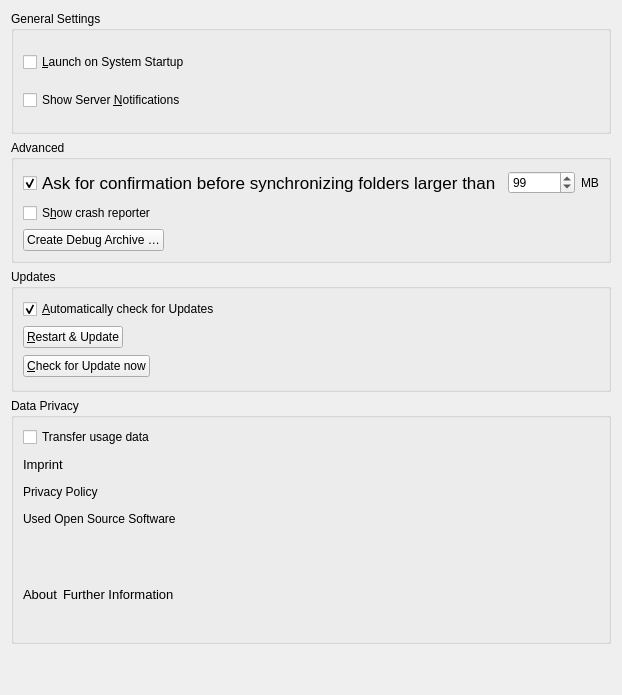
<?xml version="1.0" encoding="UTF-8"?>
<ui version="4.0">
 <class>OCC::GeneralSettings</class>
 <widget class="QWidget" name="OCC::GeneralSettings">
  <property name="geometry">
   <rect>
    <x>0</x>
    <y>0</y>
    <width>595</width>
    <height>695</height>
   </rect>
  </property>
  <property name="windowTitle">
   <string notr="true">Form</string>
  </property>
  <layout class="QGridLayout" name="gridLayout">
   <item row="4" column="0" rowspan="2">
    <widget class="QGroupBox" name="dataPrivacyGroupBox">
     <property name="title">
      <string>Data Privacy</string>
     </property>
     <layout class="QVBoxLayout" name="verticalLayout_4">
      <item>
       <widget class="QCheckBox" name="transferUsageDataCheckBox">
        <property name="text">
         <string>Transfer usage data</string>
        </property>
        <property name="checked">
         <bool>false</bool>
        </property>
       </widget>
      </item>
      <item>
       <layout class="QVBoxLayout" name="verticalLayout_3">
        <item>
         <widget class="QLabel" name="imprintLabel">
          <property name="font">
           <font>
            <pointsize>10</pointsize>
            <italic>false</italic>
            <bold>false</bold>
           </font>
          </property>
          <property name="styleSheet">
           <string notr="true">font: 10pt &quot;Segoe UI&quot;;</string>
          </property>
          <property name="text">
           <string>Imprint</string>
          </property>
         </widget>
        </item>
        <item>
         <widget class="QLabel" name="privacyPolicyLabel">
          <property name="styleSheet">
           <string notr="true">font: 10pt &quot;Segoe UI&quot;;</string>
          </property>
          <property name="text">
           <string>Privacy Policy</string>
          </property>
         </widget>
        </item>
        <item>
         <widget class="QLabel" name="openSourceSwLabel">
          <property name="styleSheet">
           <string notr="true">font: 10pt &quot;Segoe UI&quot;;</string>
          </property>
          <property name="text">
           <string>Used Open Source Software</string>
          </property>
          <property name="textFormat">
           <enum>Qt::AutoText</enum>
          </property>
         </widget>
        </item>
       </layout>
      </item>
      <item>
       <spacer name="verticalSpacer">
        <property name="orientation">
         <enum>Qt::Vertical</enum>
        </property>
        <property name="sizeType">
         <enum>QSizePolicy::Minimum</enum>
        </property>
        <property name="sizeHint" stdset="0">
         <size>
          <width>20</width>
          <height>20</height>
         </size>
        </property>
       </spacer>
      </item>
      <item>
       <layout class="QHBoxLayout" name="horizontalLayout">
        <item>
         <widget class="QLabel" name="aboutLabel">
          <property name="sizePolicy">
           <sizepolicy hsizetype="Preferred" vsizetype="Minimum">
            <horstretch>0</horstretch>
            <verstretch>0</verstretch>
           </sizepolicy>
          </property>
          <property name="font">
           <font>
            <pointsize>10</pointsize>
           </font>
          </property>
          <property name="text">
           <string>About</string>
          </property>
         </widget>
        </item>
        <item>
         <widget class="QLabel" name="infoLabel">
          <property name="font">
           <font>
            <pointsize>10</pointsize>
           </font>
          </property>
          <property name="text">
           <string>Further Information</string>
          </property>
         </widget>
        </item>
        <item>
         <spacer name="horizontalSpacer_2">
          <property name="orientation">
           <enum>Qt::Horizontal</enum>
          </property>
          <property name="sizeHint" stdset="0">
           <size>
            <width>40</width>
            <height>20</height>
           </size>
          </property>
         </spacer>
        </item>
       </layout>
      </item>
     </layout>
    </widget>
   </item>
   <item row="0" column="0">
    <widget class="QGroupBox" name="generalGroupBox">
     <property name="title">
      <string>General Settings</string>
     </property>
     <layout class="QGridLayout" name="gridLayout_2">
      <item row="1" column="0">
       <widget class="QCheckBox" name="serverNotificationsCheckBox">
        <property name="text">
         <string>Show Server &amp;Notifications</string>
        </property>
       </widget>
      </item>
      <item row="0" column="0">
       <widget class="QCheckBox" name="autostartCheckBox">
        <property name="text">
         <string>&amp;Launch on System Startup</string>
        </property>
       </widget>
      </item>
     </layout>
    </widget>
   </item>
   <item row="3" column="0">
    <widget class="QGroupBox" name="updatesGroupBox">
     <property name="title">
      <string>Updates</string>
     </property>
     <layout class="QVBoxLayout" name="verticalLayout_2">
      <item>
       <layout class="QHBoxLayout" name="horizontalLayout_11">
        <item>
         <widget class="QCheckBox" name="autoCheckForUpdatesCheckBox">
          <property name="text">
           <string>&amp;Automatically check for Updates</string>
          </property>
          <property name="checked">
           <bool>true</bool>
          </property>
         </widget>
        </item>
       </layout>
      </item>
      <item>
       <layout class="QHBoxLayout" name="horizontalLayout_2">
        <item>
         <widget class="QPushButton" name="restartButton">
          <property name="sizePolicy">
           <sizepolicy hsizetype="Maximum" vsizetype="Fixed">
            <horstretch>0</horstretch>
            <verstretch>0</verstretch>
           </sizepolicy>
          </property>
          <property name="text">
           <string>&amp;Restart &amp;&amp; Update</string>
          </property>
         </widget>
        </item>
        <item>
         <spacer name="horizontalSpacer">
          <property name="orientation">
           <enum>Qt::Horizontal</enum>
          </property>
          <property name="sizeHint" stdset="0">
           <size>
            <width>40</width>
            <height>20</height>
           </size>
          </property>
         </spacer>
        </item>
       </layout>
      </item>
      <item>
       <widget class="QPushButton" name="updateButton">
        <property name="sizePolicy">
         <sizepolicy hsizetype="Maximum" vsizetype="Fixed">
          <horstretch>0</horstretch>
          <verstretch>0</verstretch>
         </sizepolicy>
        </property>
        <property name="text">
         <string>&amp;Check for Update now</string>
        </property>
       </widget>
      </item>
     </layout>
    </widget>
   </item>
   <item row="1" column="0">
    <widget class="QGroupBox" name="groupBox">
     <property name="title">
      <string>Advanced</string>
     </property>
     <layout class="QVBoxLayout" name="verticalLayout">
      <item>
       <layout class="QHBoxLayout" name="horizontalLayout_3">
        <item>
         <widget class="QCheckBox" name="newFolderLimitCheckBox">
          <property name="enabled">
           <bool>true</bool>
          </property>
          <property name="sizePolicy">
           <sizepolicy hsizetype="Preferred" vsizetype="Fixed">
            <horstretch>0</horstretch>
            <verstretch>0</verstretch>
           </sizepolicy>
          </property>
          <property name="font">
           <font>
            <family>Microsoft Sans Serif</family>
            <pointsize>13</pointsize>
           </font>
          </property>
          <property name="text">
           <string>Ask for confirmation before synchronizing folders larger than</string>
          </property>
          <property name="checked">
           <bool>true</bool>
          </property>
         </widget>
        </item>
        <item>
         <widget class="QSpinBox" name="newFolderLimitSpinBox">
          <property name="maximum">
           <number>999999</number>
          </property>
          <property name="value">
           <number>99</number>
          </property>
         </widget>
        </item>
        <item>
         <widget class="QLabel" name="label">
          <property name="text">
           <string extracomment="Trailing part of &quot;Ask confirmation before syncing folder larger than&quot; ">MB</string>
          </property>
         </widget>
        </item>
        <item>
         <spacer name="horizontalSpacer_3">
          <property name="orientation">
           <enum>Qt::Horizontal</enum>
          </property>
          <property name="sizeType">
           <enum>QSizePolicy::Preferred</enum>
          </property>
          <property name="sizeHint" stdset="0">
           <size>
            <width>35</width>
            <height>20</height>
           </size>
          </property>
         </spacer>
        </item>
       </layout>
      </item>
      <item>
       <layout class="QHBoxLayout" name="horizontalLayout_9">
        <item>
         <widget class="QCheckBox" name="crashreporterCheckBox">
          <property name="sizePolicy">
           <sizepolicy hsizetype="MinimumExpanding" vsizetype="Fixed">
            <horstretch>0</horstretch>
            <verstretch>0</verstretch>
           </sizepolicy>
          </property>
          <property name="text">
           <string>S&amp;how crash reporter</string>
          </property>
         </widget>
        </item>
       </layout>
      </item>
      <item>
       <layout class="QHBoxLayout" name="horizontalLayout_4">
        <item>
         <widget class="QPushButton" name="debugArchiveButton">
          <property name="text">
           <string>Create Debug Archive …</string>
          </property>
         </widget>
        </item>
        <item>
         <spacer name="horizontalSpacer_4">
          <property name="orientation">
           <enum>Qt::Horizontal</enum>
          </property>
          <property name="sizeHint" stdset="0">
           <size>
            <width>555</width>
            <height>20</height>
           </size>
          </property>
         </spacer>
        </item>
       </layout>
      </item>
     </layout>
    </widget>
   </item>
   <item row="6" column="0">
    <spacer name="verticalSpacer_2">
     <property name="orientation">
      <enum>Qt::Vertical</enum>
     </property>
     <property name="sizeType">
      <enum>QSizePolicy::Minimum</enum>
     </property>
     <property name="sizeHint" stdset="0">
      <size>
       <width>20</width>
       <height>40</height>
      </size>
     </property>
    </spacer>
   </item>
  </layout>
 </widget>
 <tabstops>
  <tabstop>autostartCheckBox</tabstop>
  <tabstop>newFolderLimitCheckBox</tabstop>
  <tabstop>newFolderLimitSpinBox</tabstop>
  <tabstop>crashreporterCheckBox</tabstop>
  <tabstop>autoCheckForUpdatesCheckBox</tabstop>
 </tabstops>
 <resources/>
 <connections>
  <connection>
   <sender>newFolderLimitCheckBox</sender>
   <signal>toggled(bool)</signal>
   <receiver>newFolderLimitSpinBox</receiver>
   <slot>setEnabled(bool)</slot>
   <hints>
    <hint type="sourcelabel">
     <x>267</x>
     <y>129</y>
    </hint>
    <hint type="destinationlabel">
     <x>396</x>
     <y>131</y>
    </hint>
   </hints>
  </connection>
 </connections>
</ui>
